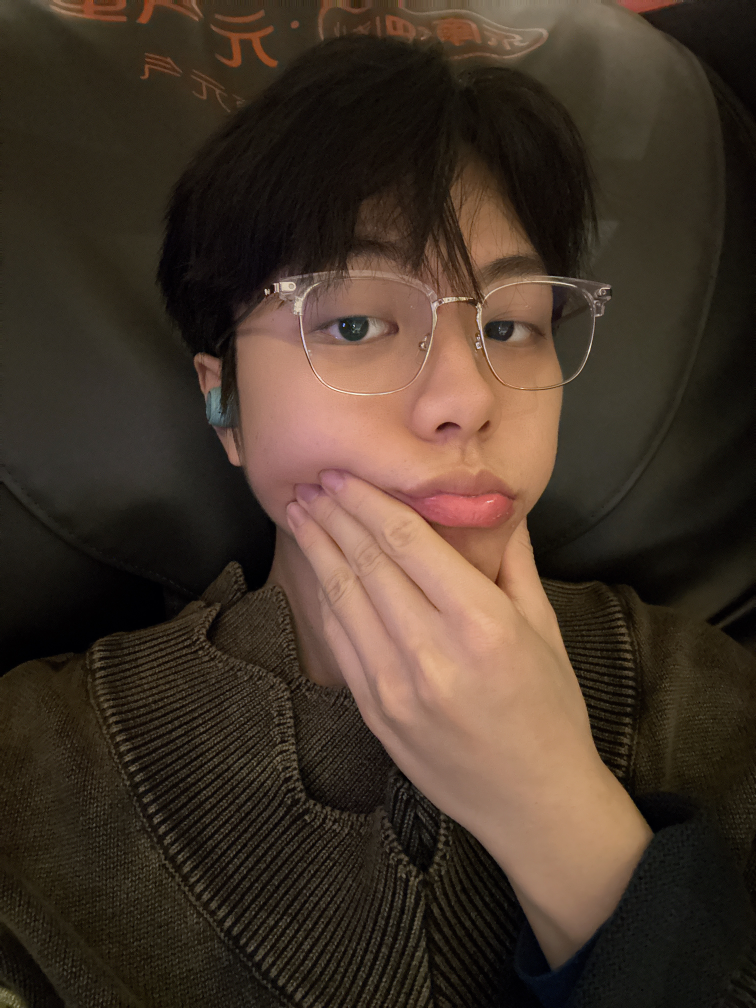
#> input picture 测试照片/微信图片_20260514031854_261_9.jpg, 3024 x 4032 px (shown at 1/4 size)
$ python edit_advanced.py '../测试照片/微信图片_20260514031854_261_9.jpg' '../测试照片/微信图片_20260514031910_262_9.jpg'
#> lines starting #> are read from the running program, lines starting #| are printed output that depends on the picture; after the words box and inside, x2 and y2 are one past the last pixel; in counts of white or black regions, pixels touching at a corner belong together
import cv2
import numpy as np
from PIL import Image
import sys


def remove_spots_bgr(bgr):
    # detect small high-frequency spots and inpaint
    gray = cv2.cvtColor(bgr, cv2.COLOR_BGR2GRAY)
    blur = cv2.GaussianBlur(gray, (9,9), 0)
    detail = cv2.absdiff(gray, blur)
    _, mask = cv2.threshold(detail, 18, 255, cv2.THRESH_BINARY)
    # remove large areas
    kernel = cv2.getStructuringElement(cv2.MORPH_ELLIPSE, (3,3))
    mask = cv2.morphologyEx(mask, cv2.MORPH_OPEN, kernel, iterations=1)
    mask = cv2.dilate(mask, kernel, iterations=1)
    inpainted = cv2.inpaint(bgr, mask, 3, cv2.INPAINT_TELEA)
    return inpainted


def smooth_face(bgr, face_rect):
    x, y, w, h = face_rect
    face = bgr[y:y+h, x:x+w]
    # bilateral filter preserves edges
    smooth = cv2.bilateralFilter(face, d=9, sigmaColor=75, sigmaSpace=75)
    # blend original and smooth to retain texture
    blended = cv2.addWeighted(face, 0.4, smooth, 0.6, 0)
    bgr[y:y+h, x:x+w] = blended
    return bgr


def slim_face_simple(bgr, face_rect, strength=0.94):
    x, y, w, h = face_rect
    face = bgr[y:y+h, x:x+w]
    # horizontal squeeze
    new_w = max(2, int(w * strength))
    resized = cv2.resize(face, (new_w, h), interpolation=cv2.INTER_LINEAR)
    # create canvas and paste centered
    canvas = face.copy()
    start = (w - new_w) // 2
    canvas[:, start:start+new_w] = resized
    # smooth seam
    alpha = np.zeros((h, w), dtype=np.float32)
    ramp = np.linspace(0,1,10)
    for i in range(10):
        alpha[:, start+i] = ramp[i]
        alpha[:, start+new_w-1-i] = ramp[i]
    alpha = cv2.GaussianBlur(alpha, (31,31), 0)
    alpha = np.repeat(alpha[:, :, None], 3, axis=2)
    merged = (canvas * alpha + face * (1-alpha)).astype(np.uint8)
    bgr[y:y+h, x:x+w] = merged
    return bgr


def process(in_path, out_path):
#> called with in_path = '../测试照片/微信图片_20260514031854_261_9.jpg', out_path = '../测试照片/微信图片_20260514031910_262_9.jpg'
    img = cv2.imread(in_path)
#> img is the input picture: shape (4032, 3024, 3); mean B, G, R 41.5, 53.7, 68.7
    if img is None:
        # fallback: use PIL to handle unicode paths then convert to BGR ndarray
        from PIL import Image
        pil = Image.open(in_path).convert('RGB')
        img = cv2.cvtColor(np.array(pil), cv2.COLOR_RGB2BGR)

    # detect face using Haar cascade
    cascade_path = cv2.data.haarcascades + 'haarcascade_frontalface_default.xml'
    face_cascade = cv2.CascadeClassifier(cascade_path)
    gray = cv2.cvtColor(img, cv2.COLOR_BGR2GRAY)
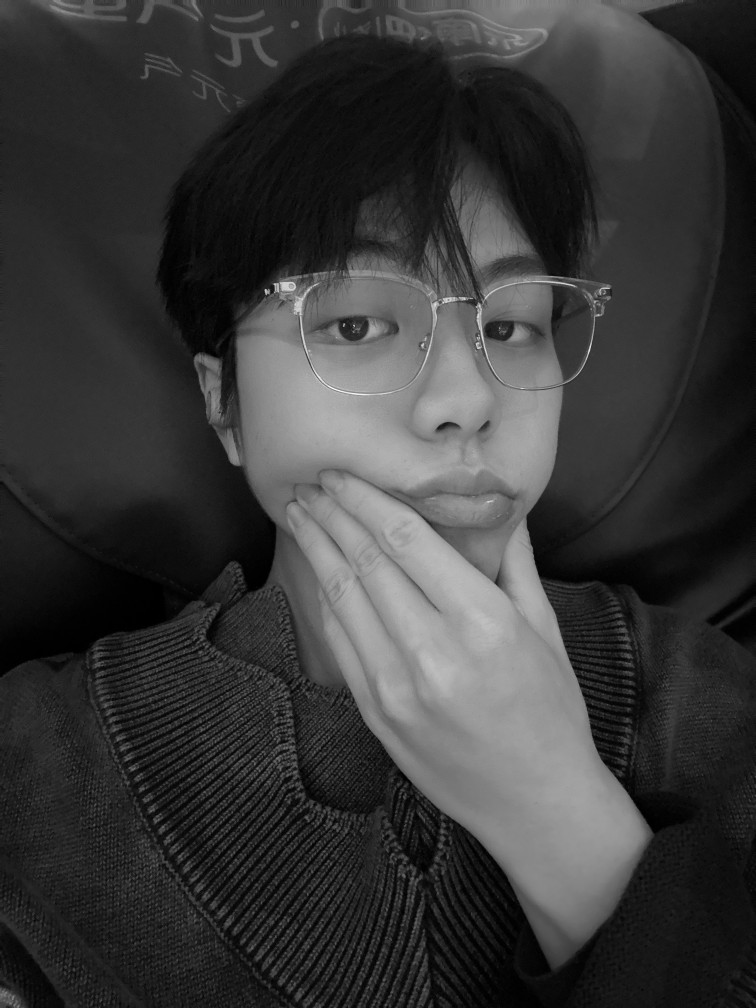
#> gray: shape (4032, 3024) (shown at 1/4 size); min 0, max 255, mean 56.8
    faces = face_cascade.detectMultiScale(gray, scaleFactor=1.1, minNeighbors=5, minSize=(80,80))
#> faces = [[821, 697, 1702, 1702]]

    # global mild adjustments: contrast/brightness
    lab = cv2.cvtColor(img, cv2.COLOR_BGR2LAB)
#> lab: shape (4032, 3024, 3); mean of channels 0, 1, 2 58.6, 132.2, 137.5
    l, a, b = cv2.split(lab)
    l = cv2.equalizeHist(l)
    lab = cv2.merge((l,a,b))
#> lab: shape (4032, 3024, 3); mean of channels 0, 1, 2 127.5, 132.2, 137.5
    img = cv2.cvtColor(lab, cv2.COLOR_LAB2BGR)

    # acne/spot removal across image
    img = remove_spots_bgr(img)
#> in remove_spots_bgr, `_, mask = cv2.threshold(detail, 18, 255, cv2.THRESH_BINARY)`:
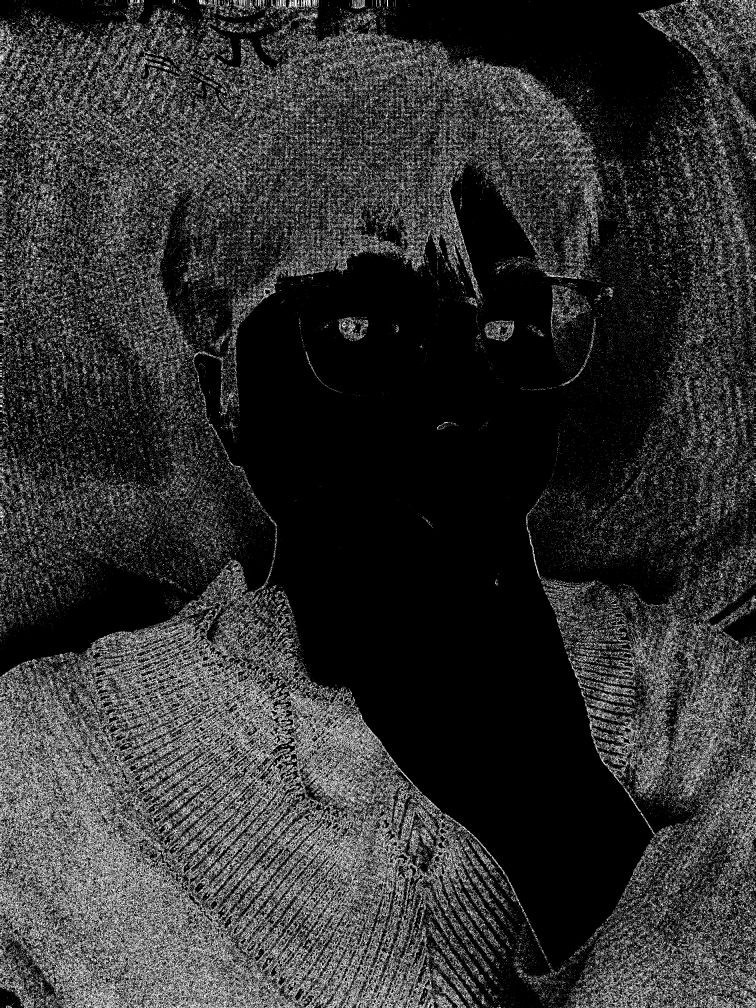
#> mask: shape (4032, 3024) (shown at 1/4 size); 19.2% white in thin lines or dots
#> in remove_spots_bgr, `mask = cv2.morphologyEx(mask, cv2.MORPH_OPEN, kernel, iterations=1)`: mask: shape (4032, 3024); 4.4% white in thin lines or dots
#> in remove_spots_bgr, `mask = cv2.dilate(mask, kernel, iterations=1)`:
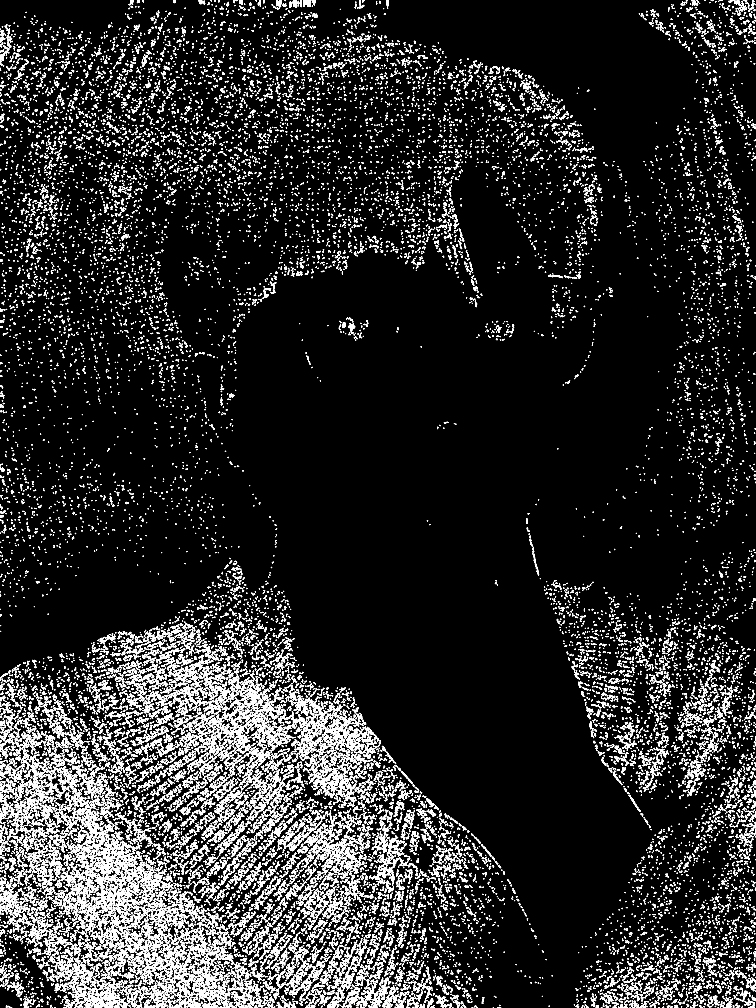
#> mask: shape (4032, 3024) (shown at 1/4 size); 9% white; 25160 white regions (12211 under 20 px), largest, box (x1, y1, x2, y2) and area: (379, 3368, 524, 3507) 6382, (297, 3948, 482, 4032) 5643, (324, 3262, 455, 3401) 3907

    if len(faces) > 0:
        # take largest face
        faces = sorted(faces, key=lambda r: r[2]*r[3], reverse=True)
        face = faces[0]
#> face = [821, 697, 1702, 1702]
        # expand face rect a bit
        x,y,w,h = face
#> x = 821; y = 697; w = 1702; h = 1702
        pad_w = int(w*0.12)
#> pad_w = 204
        pad_h = int(h*0.06)
#> pad_h = 102
        x = max(0, x-pad_w); y = max(0, y-pad_h)
#> after `x = max(0, x - pad_w)`: x = 617
#> after `y = max(0, y - pad_h)`: y = 595
        w = min(img.shape[1]-x, w+pad_w*2); h = min(img.shape[0]-y, h+pad_h*2)
#> after `w = min(img.shape[1] - x, w + pad_w * 2)`: w = 2110
#> after `h = min(img.shape[0] - y, h + pad_h * 2)`: h = 1906
        face_rect = (x,y,w,h)
#> face_rect = (617, 595, 2110, 1906)

        # smooth face
        img = smooth_face(img, face_rect)
#> in smooth_face, `x, y, w, h = face_rect`: x = 617; y = 595; w = 2110; h = 1906
#> in smooth_face, `face = bgr[y:y+h, x:x+w]`:
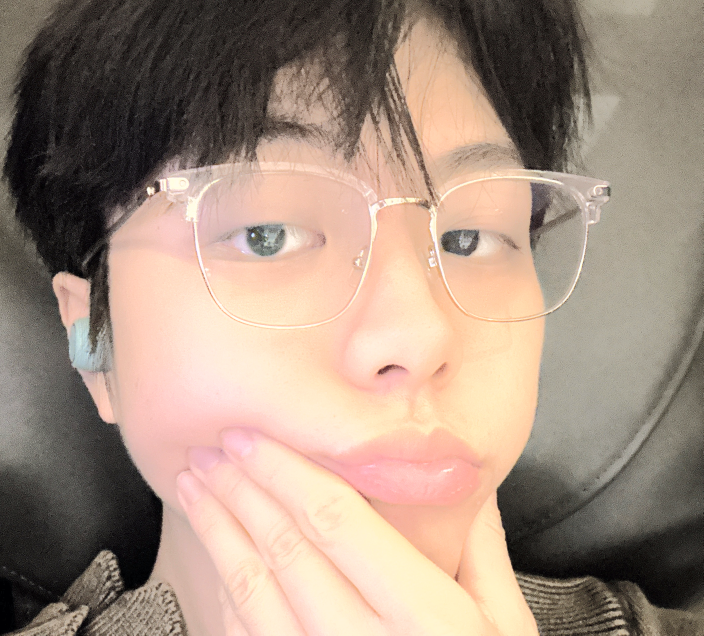
#> face: shape (1906, 2110, 3) (shown at 1/3 size); mean B, G, R 127.6, 142.6, 162.9

        # slim face slightly
        img = slim_face_simple(img, face_rect, strength=0.96)
#> in slim_face_simple, `x, y, w, h = face_rect`: x = 617; y = 595; w = 2110; h = 1906
#> in slim_face_simple, `new_w = max(2, int(w * strength))`: new_w = 2025
#> in slim_face_simple, `resized = cv2.resize(face, (new_w, h), interpolation=cv2.INTER_LINEAR)`:
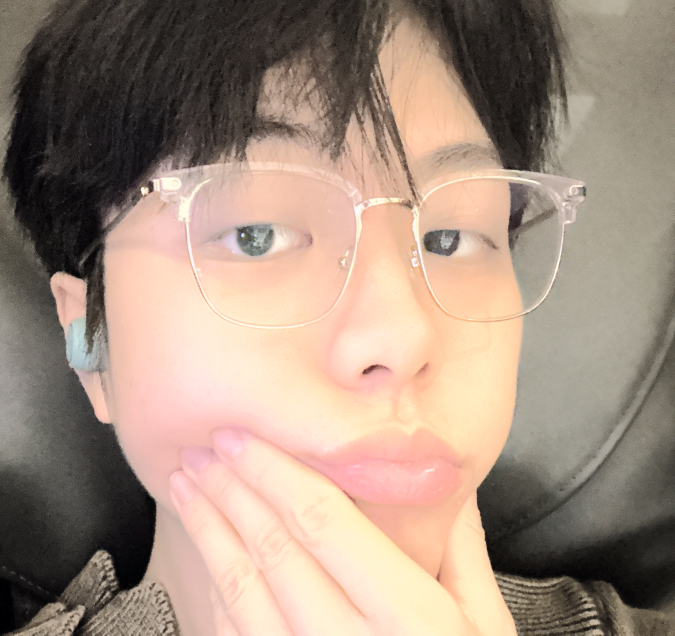
#> resized: shape (1906, 2025, 3) (shown at 1/3 size); mean B, G, R 127.6, 142.6, 162.9
#> in slim_face_simple, `start = (w - new_w) // 2`: start = 42

    # final mild sharpen
    img = cv2.detailEnhance(img, sigma_s=10, sigma_r=0.15)
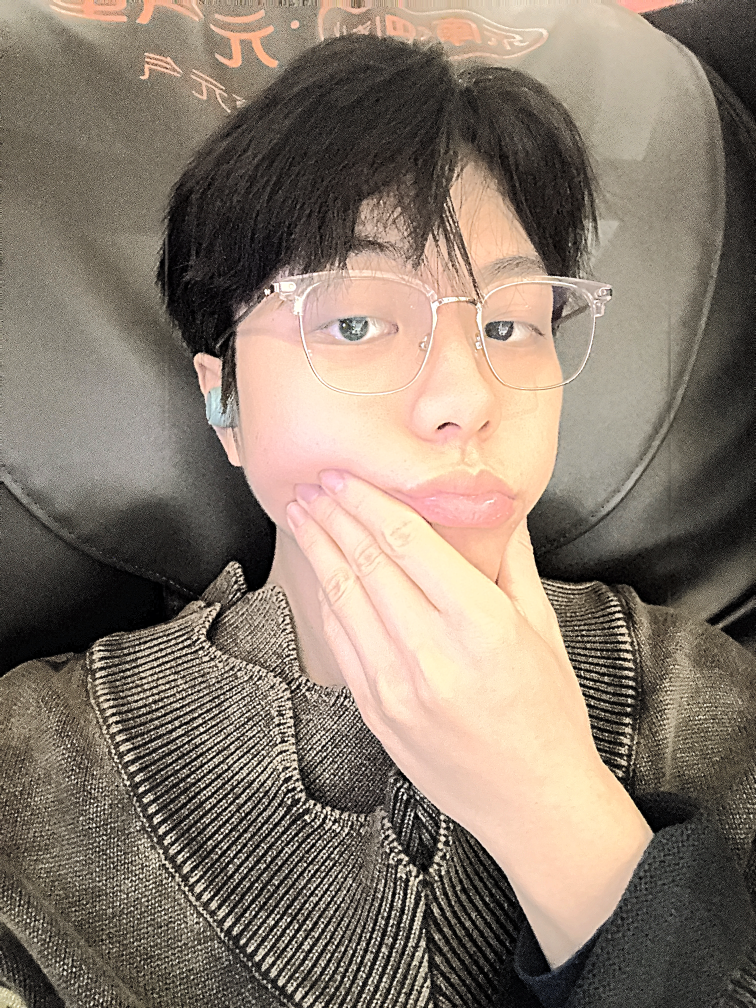
#> img: shape (4032, 3024, 3) (shown at 1/4 size); mean B, G, R 109, 122.4, 135.7

    # convert to JPEG high quality
    cv2.imwrite(out_path, img, [int(cv2.IMWRITE_JPEG_QUALITY), 95])


if __name__ == '__main__':
    if len(sys.argv) < 3:
        print('Usage: python edit_advanced.py <input> <output>')
        sys.exit(1)
    process(sys.argv[1], sys.argv[2])
